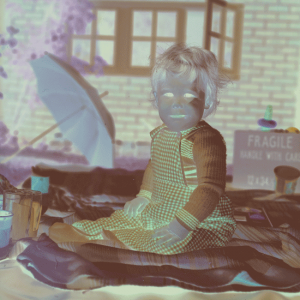
#> input picture undevelopedPictures/NegativeSamplePicture.png, 300 x 300 px, found by its file name; its folder holds only this picture in this run
$ python ImageDeveloping.py
#> lines starting #> are read from the running program, lines starting #| are printed output that depends on the picture
from PIL import Image, ImageOps
import os

try:
    #Read undevelopedPictures and extract .png files
    files = []
    directory = os.path.curdir+r"\undevelopedPictures"
    for filename in os.listdir(directory):
        f = os.path.join(directory,filename)
        if os.path.isfile(f) and f.endswith(".png"):
            files.append(f)

    #Download all relevant files
    uploadDirectory = os.path.curdir+r"\developedPictures"
    for picture in files:
        img = Image.open(picture)
#> img is the input picture: PIL image 300x300 RGBA; mean R, G, B, A 143.8, 136.1, 126.5, 255

        #Convert
        img = img.convert('RGB')
#> img: PIL image 300x300 RGB

        #Invert
        imgInvert = ImageOps.invert(img)
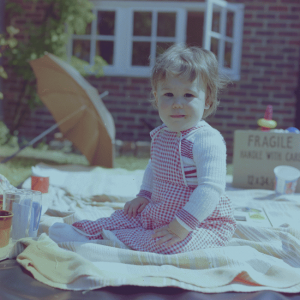
#> imgInvert: PIL image 300x300 RGB; mean R, G, B 111.2, 118.9, 128.5

        #Contrast
        imgInvert = ImageOps.autocontrast(imgInvert)
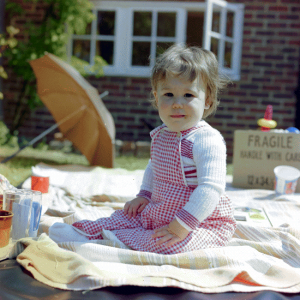
#> imgInvert: PIL image 300x300 RGB; mean R, G, B 130.7, 126.9, 121.4

        #Save
        newPath = uploadDirectory+"\developed"+os.path.basename(picture)
        imgInvert.save(newPath)
        print("Uploaded a new photo: "+newPath)
except:
    print("Failed")
    pass
